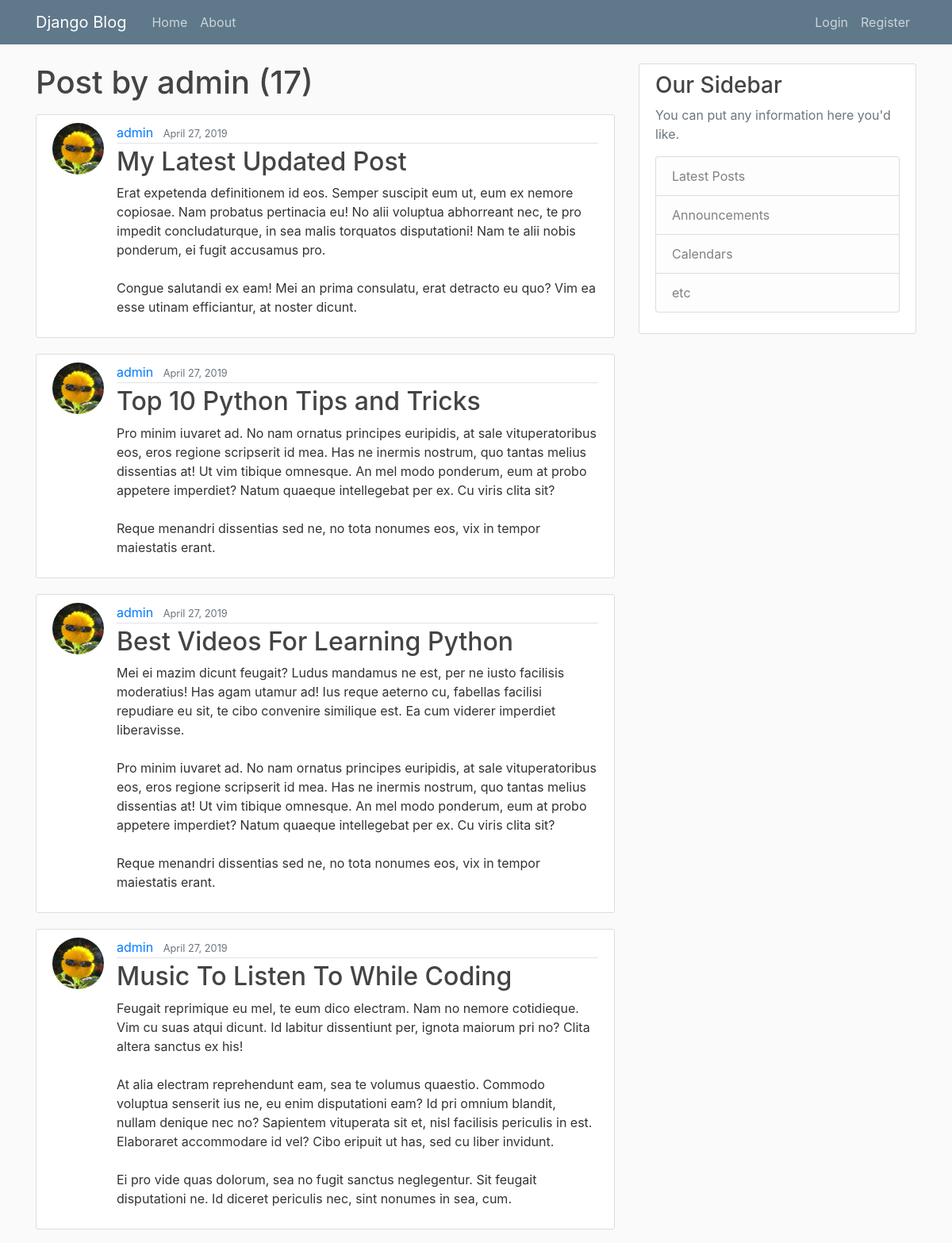
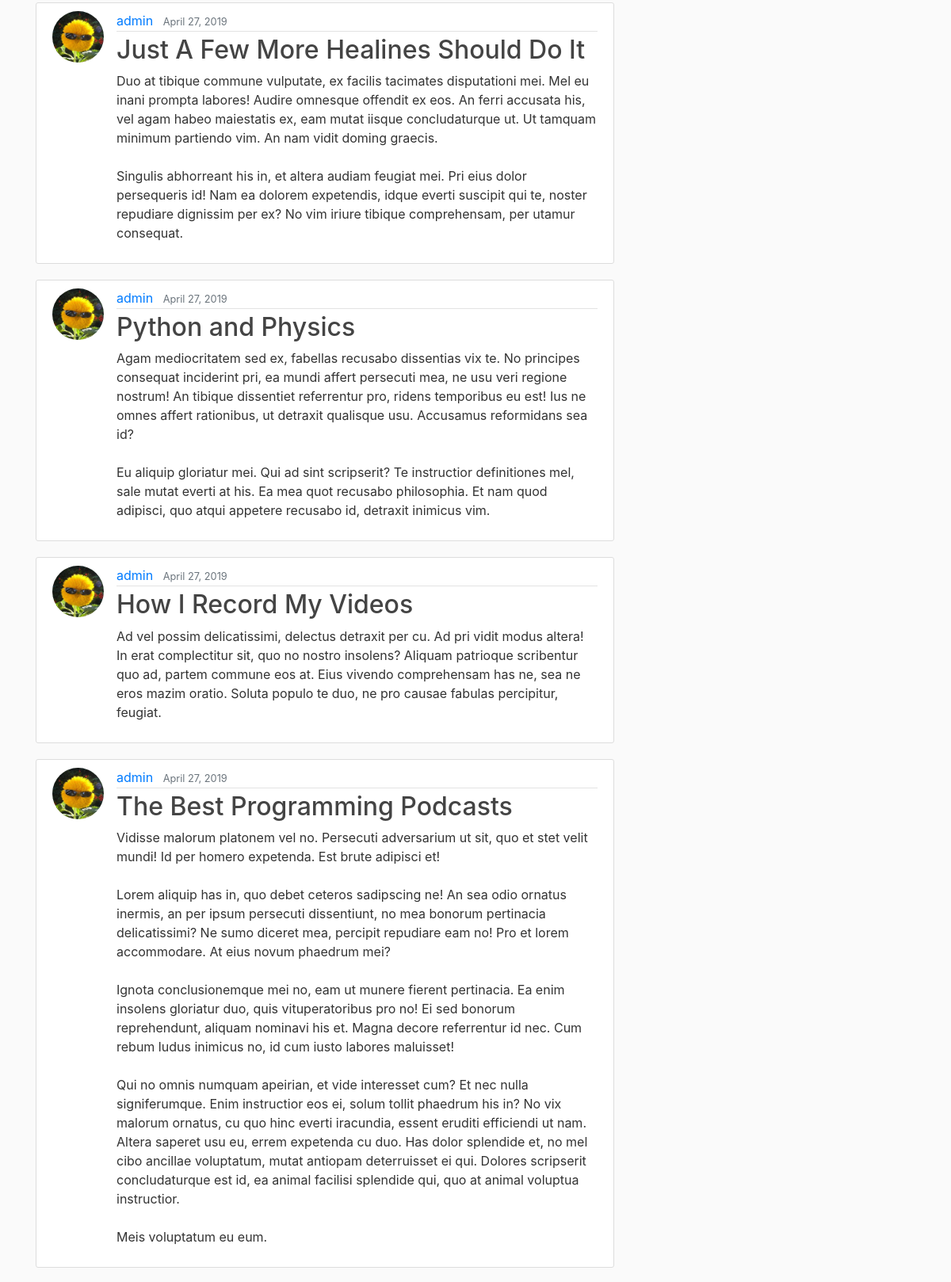
Screenshot of /user/admin (upper part) with the database file from the repository (2 pictures, top to bottom).
### blog/models.py (models this page shows, shortened)
class Post(models.Model):
    title = models.CharField(max_length=100)
    content = models.TextField()
    date_posted = models.DateTimeField(default=timezone.now)
    author = models.ForeignKey(User, on_delete=models.CASCADE) # on_delete-> when a user is deleted delete their post also

### users/models.py (models this page shows, shortened)
class Profile(models.Model):
    user = models.OneToOneField(User, on_delete=models.CASCADE)
    image = models.ImageField(default='default.jpeg', upload_to='profile_pics')

### blog/views.py (the view)
# urls.py: path('user/<str:username>', UserPostListView.as_view(), name='user-posts'),
class UserPostListView(ListView):
    model = Post
    template_name = 'blog/user_posts.html' # <app>/<model>_<viewtype>.html
    context_object_name = 'posts'
    paginate_by = 10
    def get_queryset(self):
        user = get_object_or_404(User, username=self.kwargs.get('username'))
        return Post.objects.filter(author=user).order_by('-date_posted')

### templates/blog/user_posts.html (shortened to what this page needs)
{% extends "blog/base.html" %}
{% block content%}
    <h1 class='mb-3'>Post by {{ view.kwargs.username }} ({{ page_obj.paginator.count }})</h1>
    {% for post in posts %}
		<article class="media content-section">
          <img class="rounded-circle article-img" src="{{ post.author.profile.image.url }}">
		  <div class="media-body">
			<div class="article-metadata">
			  <a class="mr-2" href="{% url 'user-posts' post.author.username%}">{{ post.author }}</a>
			  <small class="text-muted">{{ post.date_posted|date:"F d, Y" }}</small>
			</div>
			<h2><a class="article-title" href="{% url 'post-detail' post.id %}">{{ post.title }}</a></h2>
			<p class="article-content">{{ post.content }}</p>
		  </div>
		</article>
    {% endfor %}
{% endblock content %}

### static/css/main.css (style rules this page uses)
body { background: #fafafa; color: #333333; margin-top: 5rem; }
h1, h2, h3, h4, h5, h6 { color: #444444; }
.content-section { background: #ffffff; padding: 10px 20px; border: 1px solid #dddddd; border-radius: 3px; margin-bottom: 20px; }
.article-title { color: #444444; }
.article-content { white-space: pre-line; }
.article-img { height: 65px; width: 65px; margin-right: 16px; }
.article-metadata { padding-bottom: 1px; margin-bottom: 4px; border-bottom: 1px solid #e3e3e3 }

### rows the page displays
Post: author.profile.image (picture), author "admin", date_posted "April 27, 2019", title "My Latest Updated Post", content "Erat expetenda definitionem id eos. Semper suscipit eum ut, eum ex nemore copiosae. Nam probatus pertinacia eu! No alii voluptua abhorreant nec, te pro impedit concludaturque, in sea malis torquatos disputationi! Nam te alii nobis ponderum, ei fugit accusamus pro. Congue salutandi ex eam! Mei an prima consulatu, erat detracto eu quo? Vim ea esse utinam efficiantur, at noster dicunt."
Post: author.profile.image (picture), author "admin", date_posted "April 27, 2019", title "Top 10 Python Tips and Tricks", content "Pro minim iuvaret ad. No nam ornatus principes euripidis, at sale vituperatoribus eos, eros regione scripserit id mea. Has ne inermis nostrum, quo tantas melius dissentias at! Ut vim tibique omnesque. An mel modo ponderum, eum at probo appetere imperdiet? Natum quaeque intellegebat per ex. Cu viris clita sit? Reque menandri dissentias sed ne, no tota nonumes eos, vix in tempor maiestatis erant."
Post: author.profile.image (picture), author "admin", date_posted "April 27, 2019", title "Best Videos For Learning Python", content "Mei ei mazim dicunt feugait? Ludus mandamus ne est, per ne iusto facilisis moderatius! Has agam utamur ad! Ius reque aeterno cu, fabellas facilisi repudiare eu sit, te cibo convenire similique est. Ea cum viderer imperdiet liberavisse. Pro minim iuvaret ad. No nam ornatus principes euripidis, at sale vituperatoribus eos, eros regione scripserit id mea. Has ne inermis nostrum, quo tantas melius dissentias at! Ut vim tibique omnesque. An mel modo ponderum, eum at probo appetere imperdiet? Natum quaeque intellegebat per ex. Cu viris clita sit? Reque menandri dissentias sed ne, no tota nonumes eos, vix in tempor maiestatis erant."
Post: author.profile.image (picture), author "admin", date_posted "April 27, 2019", title "Music To Listen To While Coding", content "Feugait reprimique eu mel, te eum dico electram. Nam no nemore cotidieque. Vim cu suas atqui dicunt. Id labitur dissentiunt per, ignota maiorum pri no? Clita altera sanctus ex his! At alia electram reprehendunt eam, sea te volumus quaestio. Commodo voluptua senserit ius ne, eu enim disputationi eam? Id pri omnium blandit, nullam denique nec no? Sapientem vituperata sit et, nisl facilisis periculis in est. Elaboraret accommodare id vel? Cibo eripuit ut has, sed cu liber invidunt. Ei pro vide quas dolorum, sea no fugit sanctus neglegentur. Sit feugait disputationi ne. Id diceret periculis nec, sint nonumes in sea, cum."
Post: author.profile.image (picture), author "admin", date_posted "April 27, 2019", title "Just A Few More Healines Should Do It", content "Duo at tibique commune vulputate, ex facilis tacimates disputationi mei. Mel eu inani prompta labores! Audire omnesque offendit ex eos. An ferri accusata his, vel agam habeo maiestatis ex, eam mutat iisque concludaturque ut. Ut tamquam minimum partiendo vim. An nam vidit doming graecis. Singulis abhorreant his in, et altera audiam feugiat mei. Pri eius dolor persequeris id! Nam ea dolorem expetendis, idque everti suscipit qui te, noster repudiare dignissim per ex? No vim iriure tibique comprehensam, per utamur consequat."
Post: author.profile.image (picture), author "admin", date_posted "April 27, 2019", title "Python and Physics", content "Agam mediocritatem sed ex, fabellas recusabo dissentias vix te. No principes consequat inciderint pri, ea mundi affert persecuti mea, ne usu veri regione nostrum! An tibique dissentiet referrentur pro, ridens temporibus eu est! Ius ne omnes affert rationibus, ut detraxit qualisque usu. Accusamus reformidans sea id? Eu aliquip gloriatur mei. Qui ad sint scripserit? Te instructior definitiones mel, sale mutat everti at his. Ea mea quot recusabo philosophia. Et nam quod adipisci, quo atqui appetere recusabo id, detraxit inimicus vim."
Post: author.profile.image (picture), author "admin", date_posted "April 27, 2019", title "How I Record My Videos", content "Ad vel possim delicatissimi, delectus detraxit per cu. Ad pri vidit modus altera! In erat complectitur sit, quo no nostro insolens? Aliquam patrioque scribentur quo ad, partem commune eos at. Eius vivendo comprehensam has ne, sea ne eros mazim oratio. Soluta populo te duo, ne pro causae fabulas percipitur, feugiat."
Post: author.profile.image (picture), author "admin", date_posted "April 27, 2019", title "The Best Programming Podcasts", content "Vidisse malorum platonem vel no. Persecuti adversarium ut sit, quo et stet velit mundi! Id per homero expetenda. Est brute adipisci et! Lorem aliquip has in, quo debet ceteros sadipscing ne! An sea odio ornatus inermis, an per ipsum persecuti dissentiunt, no mea bonorum pertinacia delicatissimi? Ne sumo diceret mea, percipit repudiare eam no! Pro et lorem accommodare. At eius novum phaedrum mei? Ignota conclusionemque mei no, eam ut munere fierent pertinacia. Ea enim insolens gloriatur duo, quis vituperatoribus pro no! Ei sed bonorum reprehendunt, aliquam nominavi his et. Magna decore referrentur id nec. Cum rebum ludus inimicus no, id cum iusto labores maluisset! Qui no omnis numquam…"

### other values shown
{{ view.kwargs.username }} "admin"
{{ page_obj.paginator.count }} "17"
